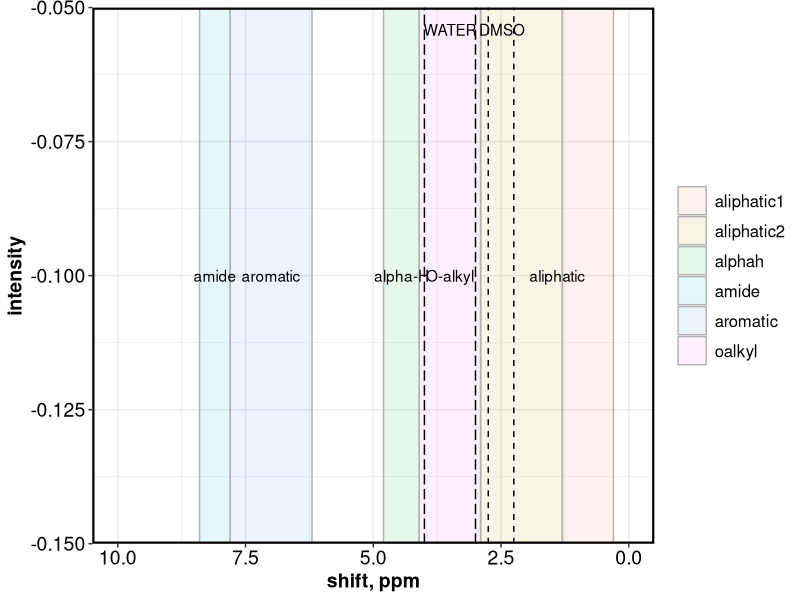
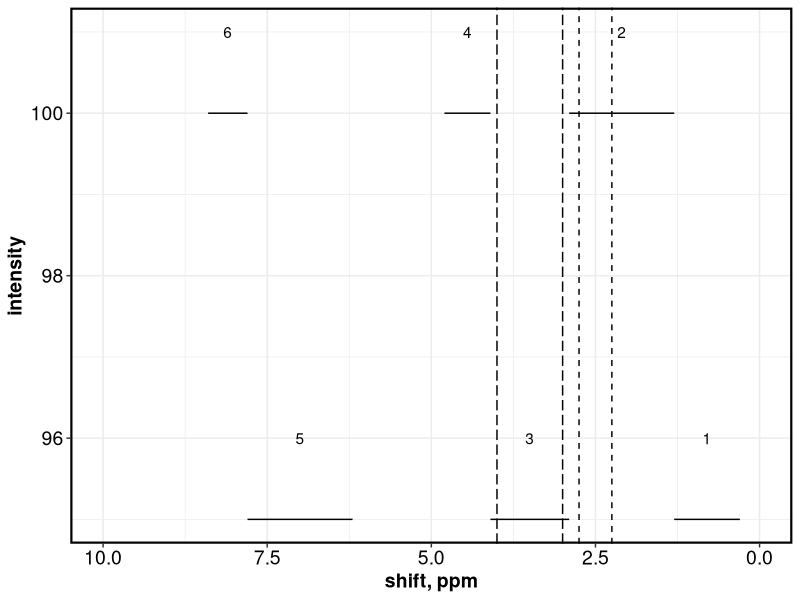

Write R code to recreate these figures, in order.
library(readxl)
library(readr)
library(dplyr)
library(tidyr)
library(ggplot2)


# PART I. SETTING UP THE PARAMETERS ----
## 1. set up bins ----

## choose which set of BINS SET to use
cat("ACTION: choose correct value of BINSET
      a.> Clemente2012
      b.> Lynch2019
      c.> Mitchell2018
  type this into the code
  e.g.: BINSET = [quot]Clemente2012[quot]")

BINSET = "Clemente2012"

bins = read_csv("nmr_bins.csv")
bins2 = 
  bins %>% 
  # here we select only the BINSET we chose above
  dplyr::select(group,startstop,BINSET) %>% 
  na.omit %>% 
  spread(startstop,BINSET) %>% 
  arrange(start) %>% 
  dplyr::mutate(number = row_number())


#
## 2. bins for water and DMSO solvent ----
WATER_start = 3
WATER_stop = 4

DMSO_start = 2.25
DMSO_stop = 2.75


# PART II. SETTING UP THE SPECTRA ----
## 1. spectra with banded regions ----
gg_nmr1 = 
  ggplot()+
  geom_rect(data=bins2, aes(xmin=start, xmax=stop, ymin=-Inf, ymax=+Inf, fill=group), color="grey70",alpha=0.1)+
  scale_x_reverse(limits = c(10,0))+
  xlab("shift, ppm")+
  ylab("intensity")+
  
  # labels:
  annotate("text", label = "aliphatic", x = 1.4, y = -0.1)+
  annotate("text", label = "O-alkyl", x = 3.5, y = -0.1)+
  annotate("text", label = "alpha-H", x = 4.45, y = -0.1)+
  annotate("text", label = "aromatic", x = 7, y = -0.1)+
  annotate("text", label = "amide", x = 8.1, y = -0.1)+
  annotate("text", label = "\n\nWATER", x = 3.5, y = Inf)+
  annotate("text", label = "\n\nDMSO", x = 2.48, y = Inf)+
  geom_vline(xintercept = WATER_start, linetype="longdash")+
  geom_vline(xintercept = WATER_stop, linetype="longdash")+
  geom_vline(xintercept = DMSO_start, linetype="dashed")+
  geom_vline(xintercept = DMSO_stop, linetype="dashed")+
  
  theme_bw() %+replace%
  theme(legend.position = "right",
        legend.key=element_blank(),
        legend.title = element_blank(),
        legend.text = element_text(size = 12),
        legend.key.size = unit(1.5, 'lines'),
        panel.border = element_rect(color="black",size=1.5, fill = NA),
        
        plot.title = element_text(hjust = 0.05, size = 14),
        axis.text = element_text(size = 14, color = "black"),
        axis.title = element_text(size = 14, face = "bold", color = "black"),
        
        # formatting for facets
        panel.background = element_blank(),
        strip.background = element_rect(colour="white", fill="white"), #facet formatting
        panel.spacing.x = unit(1.5, "lines"), #facet spacing for x axis
        panel.spacing.y = unit(1.5, "lines"), #facet spacing for x axis
        strip.text.x = element_text(size=12, face="bold"), #facet labels
        strip.text.y = element_text(size=12, face="bold", angle = 270) #facet labels
  )

#

## 2. spectra without bands (use for manuscripts) ----
gg_nmr2 =
  ggplot()+
# stagger bracketing lines for odd vs. even rows  
  geom_rect(data=bins2 %>% dplyr::filter(row_number() %% 2 == 0), 
            aes(xmin=start, xmax=stop, ymin=100, ymax=100), color = "black")+
  geom_rect(data=bins2 %>% dplyr::filter(row_number() %% 2 == 1), 
            aes(xmin=start, xmax=stop, ymin=95, ymax=95), color = "black")+
# stagger numbering like the lines
  geom_text(data=bins2 %>% dplyr::filter(row_number() %% 2 == 0), 
            aes(x = (start+stop)/2, y = 101, label = number))+
  geom_text(data=bins2 %>% dplyr::filter(row_number() %% 2 == 1), 
            aes(x = (start+stop)/2, y = 96, label = number))+
  scale_x_reverse(limits = c(10,0))+
  xlab("shift, ppm")+
  ylab("intensity")+
  
  geom_vline(xintercept = WATER_start, linetype="longdash")+
  geom_vline(xintercept = WATER_stop, linetype="longdash")+
  geom_vline(xintercept = DMSO_start, linetype="dashed")+
  geom_vline(xintercept = DMSO_stop, linetype="dashed")+
  
  theme_bw() %+replace%
  theme(legend.position = "right",
        legend.key=element_blank(),
        legend.title = element_blank(),
        legend.text = element_text(size = 12),
        legend.key.size = unit(1.5, 'lines'),
        panel.border = element_rect(color="black",size=1.5, fill = NA),
        
        plot.title = element_text(hjust = 0.05, size = 14),
        axis.text = element_text(size = 14, color = "black"),
        axis.title = element_text(size = 14, face = "bold", color = "black"),
        
        # formatting for facets
        panel.background = element_blank(),
        strip.background = element_rect(colour="white", fill="white"), #facet formatting
        panel.spacing.x = unit(1.5, "lines"), #facet spacing for x axis
        panel.spacing.y = unit(1.5, "lines"), #facet spacing for x axis
        strip.text.x = element_text(size=12, face="bold"), #facet labels
        strip.text.y = element_text(size=12, face="bold", angle = 270) #facet labels
  )
